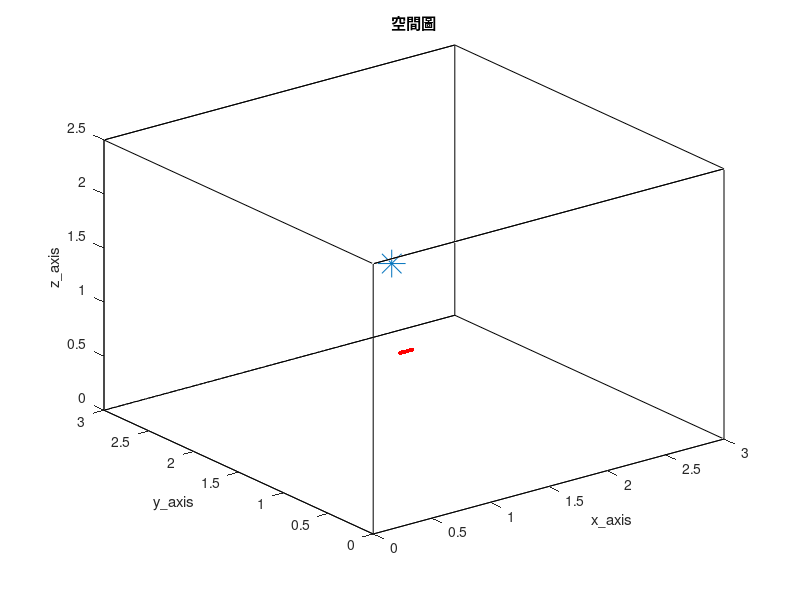

This chart was generated by the following MATLAB code: (Note: this script raises an error after producing the figure.)
clc; clear;
close all;

% 加入資料夾 %
addpath('wpe_v1.33')

tic

%% RIR parameter %%
SorNum = 1;                                              % source number
%%%%%%%%%%%%%%%%%%%%%%%%%%%%%%%%%%%%%%%%%%%%%%%%%%%%%%%%%%%%%%%%%%%%%%%%%%%%%%%%%%%%%%%%%%%%%%%%%%
MicNum = 6;                                             % number of microphone
%%%%%%%%%%%%%%%%%%%%%%%%%%%%%%%%%%%%%%%%%%%%%%%%%%%%%%%%%%%%%%%%%%%%%%%%%%%%%%%%%%%%%%%%%%%%%%%%%%
c = 343;                                                 % Sound velocity (m/s)
fs = 16000;                                              % Sample frequency (samples/s)
Ts = 1/fs;                                               % Sample period (s)

% ULA %
MicStart = [1, 1, 1];
%%%%%%%%%%%%%%%%%%%%%%%%%%%%%%%%%%%%%%%%%%%%%%%%%%%%%%%%%%%%%%%%%%%%%%%%%%%%%%%%%%%%%%%%%%%%%%%%%%
spacing = 0.02;
%%%%%%%%%%%%%%%%%%%%%%%%%%%%%%%%%%%%%%%%%%%%%%%%%%%%%%%%%%%%%%%%%%%%%%%%%%%%%%%%%%%%%%%%%%%%%%%%%%
MicPos = zeros(MicNum, 3);
for i = 1:MicNum
    MicPos(i, :) = [MicStart(1, 1)+(i-1)*spacing, MicStart(1, 2), MicStart(1, 3)];
end

SorPos = [2, 2.4, 1];                                % source position (m)
room_dim = [3, 3, 2.5];                              % Room dimensions [x y z] (m)
%%%%%%%%%%%%%%%%%%%%%%%%%%%%%%%%%%%%%%%%%%%%%%%%%%%%%%%%%%%%%%%%%%%%%%%%%%%%%%%%%%%%%%%%%%%%%%%%%%
reverberation_time = 0.1;                               % Reverberation time (s)
points_rir = 1024;                                        % Number of rir points (需比 reverberation time 還長)
look_mic = 1;
%%%%%%%%%%%%%%%%%%%%%%%%%%%%%%%%%%%%%%%%%%%%%%%%%%%%%%%%%%%%%%%%%%%%%%%%%%%%%%%%%%%%%%%%%%%%%%%%%%
mtype = 'omnidirectional';                               % Type of microphone
order = -1;                                              % -1 equals maximum reflection order!
dim = 3;                                                 % Room dimension
orientation = 0;                                         % Microphone orientation (rad)
hp_filter = 1;                                           % Disable high-pass filter

% 畫空間圖 %
figure(1);
plot3( [0 room_dim(1, 1) room_dim(1, 1) 0 0 0 room_dim(1, 1) room_dim(1, 1) 0 0 room_dim(1, 1) room_dim(1, 1) 0 0 room_dim(1, 1) room_dim(1, 1)], ...
       [0 0 room_dim(1, 2) room_dim(1, 2) 0 0 0 room_dim(1, 2) room_dim(1, 2) room_dim(1, 2) room_dim(1, 2) room_dim(1, 2) room_dim(1, 2) 0 0 0], ...
       [0 0 0 0 0 room_dim(1, 3) room_dim(1, 3) room_dim(1, 3) room_dim(1, 3) 0 0 room_dim(1, 3) room_dim(1, 3) room_dim(1, 3) room_dim(1, 3) 0] , 'k')
hold on
plot3(MicPos(:, 1), MicPos(:, 2), MicPos(:, 3), 'r.', 'MarkerSize', 10)
hold on
plot3(SorPos(:, 1), SorPos(:, 2), SorPos(:, 3), '*', 'MarkerSize', 20)
hold off
xlabel('x\_axis')
ylabel('y\_axis')
zlabel('z\_axis')
title('空間圖')
shg

%% load ground-truth RIR (h) %%
% 產生 RIR 和存.mat 檔 %
h = rir_generator(c, fs, MicPos, SorPos, room_dim, reverberation_time, points_rir, mtype, order, dim, orientation, hp_filter);
rir_filename_str = ['h\h_', string(reverberation_time), 'x', string(MicNum), 'x', string(points_rir), '.mat'];
rir_filemane = join(rir_filename_str, '');
save(rir_filemane, 'h')

% load RIR 的 .mat 檔 %
rir_filename_str = ['h\h_', string(reverberation_time), 'x', string(MicNum), 'x', string(points_rir), '.mat'];
rir_filemane = join(rir_filename_str, '');
load(rir_filemane)

h_yaxis_upperlimit = max(h(look_mic, :)) + 0.01;
h_yaxis_underlimit = min(h(look_mic, :)) - 0.01;
% 畫 ground-truth RIR time plot %
figure(2)
plot(h(look_mic, :), 'r');
xlim([1 points_rir])
ylim([h_yaxis_underlimit h_yaxis_upperlimit])
title('h')
xlabel('points')
ylabel('amplitude')
shg

%% window parameters %%
%%%%%%%%%%%%%%%%%%%%%%%%%%%%%%%%%%%%%%%%%%%%%%%%%%%%%%%%%%%%%%%%%%%%%%%%%%%%%%%%%%%%%%%%%%%%%%%%%%
NFFT = 256;
hopsize = 64;
%%%%%%%%%%%%%%%%%%%%%%%%%%%%%%%%%%%%%%%%%%%%%%%%%%%%%%%%%%%%%%%%%%%%%%%%%%%%%%%%%%%%%%%%%%%%%%%%%%

win = hamming(NFFT);
osfac = round(NFFT/hopsize);

frequency = NFFT/2 + 1;
L = length(hopsize:hopsize:points_rir+2*NFFT-2);

%% 讀音檔 (source) %%
Second = 23;
SorLen =  Second*fs;

% load source %
% [source_transpose, fs] = audioread('245.wav', [1, SorLen]);
% source = source_transpose.';

source = wgn(1, SorLen, 0);

%% RIR mix source 先在時域上 convolution 再做 stft (y_delay y_nodelay Y_delay) %%
% convolution source and RIR %
as = zeros(MicNum, points_rir+SorLen-1);
for i = 1 : MicNum
    as(i, :) = conv(h(i, :), source);
end

extra_delay_y = (ceil(NFFT/hopsize) - 1)*hopsize;    % put delay for equilization between time convolution and CTF 
y_delay = zeros(MicNum, SorLen);
y_delay(:, extra_delay_y+1:end) = as(:, 1:SorLen-extra_delay_y);
y_nodelay = as(:, 1:SorLen);

% y 轉頻域 %
y_delay_transpose = y_delay.';
[Y_delay, ~, ~] = stft(y_delay_transpose, fs, Window=win, OverlapLength=NFFT-hopsize, FFTLength=NFFT, FrequencyRange='onesided');
NumOfFrame = size(Y_delay, 2);

%% load y_wpe %%
% do wpe %
y_wpe = wpe(y_nodelay.', 'wpe_parameter.m');
y_wpe = y_wpe.';

% 存 wpe mat %
y_wpe_filename_str = ['y\y_wpe_', string(reverberation_time), '.mat'];
y_wpe_filename = join(y_wpe_filename_str, '');
save(y_wpe_filename, 'y_wpe')

% load y_wpe %
y_wpe_filename_str = ['y\y_wpe_', string(reverberation_time), '.mat'];
y_wpe_filename = join(y_wpe_filename_str, '');
load(y_wpe_filename);

%% DAS beamformer %%
% 算 mic 與 source 之距離 %
distance = zeros(MicNum, SorNum);
for i = 1 : MicNum
    distance(i, :) =  sqrt(sum((SorPos - MicPos(i, :)).^2));
end

% 算 a %
a = zeros(MicNum, SorNum, frequency);
freqs_vector = linspace(0, fs/2, frequency);
for n = 1:frequency
    omega = 2*pi*freqs_vector(n);
    a(:, :, n) = exp(-1j*omega/c*distance)./distance;
end

% 算 DAS weight %
w = a/MicNum;

% 算 Y_DAS %
y_wpe_transpose = y_wpe.';
[Y_wpe, ~, ~] = stft(y_wpe_transpose, fs, Window=win, OverlapLength=NFFT-hopsize, FFTLength=NFFT, FrequencyRange='onesided');

Y_DAS = zeros(frequency, NumOfFrame);
for FrameNo= 1:NumOfFrame
    for n = 1: frequency
         Y_DAS(n, FrameNo) = w(:, :, n)'*squeeze(Y_wpe(n, FrameNo, :));
    end  

end

%%  Wiener filter %%
start_ini_frame = L;
ini_frame = NumOfFrame;

% compute Rss %
forfac_ini_Rss = 0.999;
Rss = zeros(L, L, frequency);
for FrameNo= start_ini_frame:ini_frame
    S_choose = Y_DAS(:, FrameNo+1-L:FrameNo).';
    for n = 1: frequency
         Rss(:,:,n) = forfac_ini_Rss*Rss(:,:,n) + (1-forfac_ini_Rss)*flip(S_choose(:,n)) * flip(S_choose(:,n))';
    end  

end

% compute Rsy %
forfac_ini_Rsy = 0.999;
Rsy = zeros(L, MicNum, frequency);
for FrameNo= start_ini_frame:ini_frame
    S_choose = Y_DAS(:, FrameNo+1-L:FrameNo).';
    Y_choose = squeeze(Y_delay(:, FrameNo, :)).';
    for n = 1: frequency
         Rsy(:,:,n) = forfac_ini_Rsy*Rsy(:,:,n) + (1-forfac_ini_Rsy)*flip(S_choose(:,n)) * Y_choose(:,n)';
    end 

end

% Wiener solution %
A = zeros(MicNum, L, frequency);
dia_load_ini = 10^(-7);
for n = 1:frequency
    A(:,:,n) = Rsy(:,:,n)'/(Rss(:,:,n) + dia_load_ini.*eye(L));
end

% A 轉回時域 %
A_forplot = zeros(frequency, L, MicNum);
for i = 1 : MicNum
    A_forplot(:, :, i) = squeeze(A(i, :, :)).';
end

A_tdomain = reconstruct_RIR_normalwindow(points_rir, NFFT, hopsize, L, win, fs, frequency, MicNum, A_forplot);    % dimension = MicNum x (points_rir+(osfac-1)*hopsize)
A_tdomain = A_tdomain(:, hopsize*(osfac-1)+1:end);
ratio_A_tdomain = zeros(MicNum, 1);
for i = 1:MicNum
    ratio_A_tdomain(i, :) = max(abs(h(i, :)))/max(abs(A_tdomain(i, :)));
end

A_tdomain = A_tdomain.*ratio_A_tdomain;

%  算 NRMSPM %
h_NRMSPM = reshape(h.', [MicNum*points_rir 1]);
aa_NRMSPM = reshape(A_tdomain.', [MicNum*points_rir 1]);
NRMSPM_Wiener = 20*log10(norm(h_NRMSPM-h_NRMSPM.'*aa_NRMSPM/(aa_NRMSPM.'*aa_NRMSPM)*aa_NRMSPM)/norm(h_NRMSPM));

% estimated RIR and absolute error plot %
h_yaxis_upperlimit = max(h(look_mic, :)) + 0.01;
h_yaxis_underlimit = min(h(look_mic, :)) - 0.01;
ATF = fft(h, points_rir, 2);
ATF_estimated = fft(A_tdomain, points_rir, 2);

figure(3)
subplot(2, 1, 1);
plot(h(look_mic, :), 'r');
hold on
plot(A_tdomain(look_mic, :), 'b');
hold off
ylim([h_yaxis_underlimit h_yaxis_upperlimit])
xlim([1 points_rir])
legend('ground-truth RIR', 'estimated RIR')
xlabel('time samples')
ylabel('RIR')

subplot(2, 1, 2);
plot(linspace(0, fs/2, points_rir/2+1), abs(ATF(look_mic, 1:points_rir/2+1) - ATF_estimated(look_mic, 1:points_rir/2+1)));
ylim([0 2])
xlabel('frequency (Hz)')
ylabel('absolute error')
shg

% save A and fig %
algorithm = 'Wiener';
A_filename_str = ['A\A_', string(reverberation_time), 'x', algorithm, '.mat'];
A_filename = join(A_filename_str, '');
save(A_filename, 'A')

fig_filename_str = ['fig\fig_', string(reverberation_time), 'x', algorithm, '.fig'];
fig_filename = join(fig_filename_str, '');
savefig(fig_filename)

% MINT %
g_len = floor(points_rir/100)/4*300;
weight_len = floor(g_len/4);
dia_load_MINT = 10^(-7);
source_MINT_Wiener = MINT(A_tdomain, y_nodelay, g_len, weight_len, dia_load_MINT);

%% RLS %%
start_ini_frame = L;
ini_frame = NumOfFrame;

% vector error RLS %
A = zeros(MicNum, L, frequency);
error = zeros(MicNum, (ini_frame-start_ini_frame+1), frequency);
lambda = 0.99;
for n = 1: frequency
    weight = zeros(L, MicNum);
    P = (1e-2)^-1*eye(L);
    for FrameNo = start_ini_frame:ini_frame
        Y_DAS_choose = flip(Y_DAS(n, FrameNo-L+1:FrameNo).');
        Y_delay_choose = squeeze(Y_delay(n, FrameNo, :));
        error(:, FrameNo-start_ini_frame+1, n) = Y_delay_choose' - Y_DAS_choose'*weight;
        k_RLS = lambda^-1*P*Y_DAS_choose/(1 + lambda^-1*Y_DAS_choose'*P*Y_DAS_choose);
        weight = weight + k_RLS*error(:, FrameNo-start_ini_frame+1, n).';
        P = lambda^-1*P - lambda^-1*k_RLS*Y_DAS_choose'*P;
    end

    A(:, :, n) = weight';
end

% A 轉回時域 %
A_forplot = zeros(frequency, L, MicNum);
for i = 1 : MicNum
    A_forplot(:, :, i) = squeeze(A(i, :, :)).';
end

A_tdomain = reconstruct_RIR_normalwindow(points_rir, NFFT, hopsize, L, win, fs, frequency, MicNum, A_forplot);    % dimension = MicNum x (points_rir+(osfac-1)*hopsize)
A_tdomain = A_tdomain(:, hopsize*(osfac-1)+1:end);
ratio_A_tdomain = zeros(MicNum, 1);
for i = 1:MicNum
    ratio_A_tdomain(i, :) = max(abs(h(i, :)))/max(abs(A_tdomain(i, :)));
end

A_tdomain = A_tdomain.*ratio_A_tdomain;

%  算 NRMSPM %
h_NRMSPM = reshape(h.', [MicNum*points_rir 1]);
aa_NRMSPM = reshape(A_tdomain.', [MicNum*points_rir 1]);
NRMSPM_RLS = 20*log10(norm(h_NRMSPM-h_NRMSPM.'*aa_NRMSPM/(aa_NRMSPM.'*aa_NRMSPM)*aa_NRMSPM)/norm(h_NRMSPM));

% estimated RIR and absolute error plot %
h_yaxis_upperlimit = max(h(look_mic, :)) + 0.01;
h_yaxis_underlimit = min(h(look_mic, :)) - 0.01;
ATF = fft(h, points_rir, 2);
ATF_estimated = fft(A_tdomain, points_rir, 2);

figure(4)
subplot(2, 1, 1);
plot(h(look_mic, :), 'r');
hold on
plot(A_tdomain(look_mic, :), 'b');
hold off
ylim([h_yaxis_underlimit h_yaxis_upperlimit])
xlim([1 points_rir])
legend('ground-truth RIR', 'estimated RIR')
xlabel('time samples')
ylabel('RIR')

subplot(2, 1, 2);
plot(linspace(0, fs/2, points_rir/2+1), abs(ATF(look_mic, 1:points_rir/2+1) - ATF_estimated(look_mic, 1:points_rir/2+1)));
ylim([0 2])
xlabel('frequency (Hz)')
ylabel('absolute error')
shg

% save A %
algorithm = 'RLS';
A_filename_str = ['A\A_', string(reverberation_time), 'x', algorithm, '.mat'];
A_filename = join(A_filename_str, '');
save(A_filename, 'A')

fig_filename_str = ['fig\fig_', string(reverberation_time), 'x', algorithm, '.fig'];
fig_filename = join(fig_filename_str, '');
savefig(fig_filename)

% MINT %
g_len = floor(points_rir/100)/4*300;
weight_len = floor(g_len/4);
dia_load_MINT = 10^(-7);
source_MINT_RLS = MINT(A_tdomain, y_nodelay, g_len, weight_len, dia_load_MINT);

%% Kalman filter %%
start_ini_frame = L;
ini_frame = NumOfFrame;

% Kalman filter %
A = zeros(MicNum, L, frequency);
parfor i = 1:MicNum
    for n =1:frequency
        weight = zeros(L, 1);
        P = 0.5*eye(L);    % error covariance matrix %
        K = zeros(L, 1);    % Kalman gain %
        R = 10^(-3);    % measurement noise covariance matrix %
        for FrameNo = start_ini_frame:ini_frame
            % no time update only have measurement update %
            K = P*flip(Y_DAS(n, FrameNo-L+1:FrameNo).')*inv(conj(flip(Y_DAS(n, FrameNo-L+1:FrameNo)))*P*flip(Y_DAS(n, FrameNo-L+1:FrameNo).') + R);
            weight = weight + K*(conj(Y_delay(n, FrameNo, i)) - conj(flip(Y_DAS(n, FrameNo-L+1:FrameNo)))*weight);
            P = P - K*conj(flip(Y_DAS(n, FrameNo-L+1:FrameNo)))*P;
        end
    
        A(i, :, n) = weight';
    end

end

% A 轉回時域 %
A_forplot = zeros(frequency, L, MicNum);
for i = 1 : MicNum
    A_forplot(:, :, i) = squeeze(A(i, :, :)).';
end

A_tdomain = reconstruct_RIR_normalwindow(points_rir, NFFT, hopsize, L, win, fs, frequency, MicNum, A_forplot);    % dimension = MicNum x (points_rir+(osfac-1)*hopsize)
A_tdomain = A_tdomain(:, hopsize*(osfac-1)+1:end);
ratio_A_tdomain = zeros(MicNum, 1);
for i = 1:MicNum
    ratio_A_tdomain(i, :) = max(abs(h(i, :)))/max(abs(A_tdomain(i, :)));
end

A_tdomain = A_tdomain.*ratio_A_tdomain;

%  算 NRMSPM %
h_NRMSPM = reshape(h.', [MicNum*points_rir 1]);
aa_NRMSPM = reshape(A_tdomain.', [MicNum*points_rir 1]);
NRMSPM_Kalman = 20*log10(norm(h_NRMSPM-h_NRMSPM.'*aa_NRMSPM/(aa_NRMSPM.'*aa_NRMSPM)*aa_NRMSPM)/norm(h_NRMSPM));

% estimated RIR and absolute error plot %
h_yaxis_upperlimit = max(h(look_mic, :)) + 0.01;
h_yaxis_underlimit = min(h(look_mic, :)) - 0.01;
ATF = fft(h, points_rir, 2);
ATF_estimated = fft(A_tdomain, points_rir, 2);

figure(5)
subplot(2, 1, 1);
plot(h(look_mic, :), 'r');
hold on
plot(A_tdomain(look_mic, :), 'b');
hold off
ylim([h_yaxis_underlimit h_yaxis_upperlimit])
xlim([1 points_rir])
legend('ground-truth RIR', 'estimated RIR')
xlabel('time samples')
ylabel('RIR')

subplot(2, 1, 2);
plot(linspace(0, fs/2, points_rir/2+1), abs(ATF(look_mic, 1:points_rir/2+1) - ATF_estimated(look_mic, 1:points_rir/2+1)));
ylim([0 2])
xlabel('frequency (Hz)')
ylabel('absolute error')
shg

% save A %
algorithm = 'Kalman';
A_filename_str = ['A\A_', string(reverberation_time), 'x', algorithm, '.mat'];
A_filename = join(A_filename_str, '');
save(A_filename, 'A')

fig_filename_str = ['fig\fig_', string(reverberation_time), 'x', algorithm, '.fig'];
fig_filename = join(fig_filename_str, '');
savefig(fig_filename)

% MINT %
g_len = floor(points_rir/100)/4*300;
weight_len = floor(g_len/4);
dia_load_MINT = 10^(-7);
source_MINT_Kalman = MINT(A_tdomain, y_nodelay, g_len, weight_len, dia_load_MINT);

%% save .wav 檔 %%
point_start_save = 18*fs;
source_max  = max(abs(source(1, point_start_save:end)));
source_MINT_Wiener_max  = max(abs(source_MINT_Wiener(1, point_start_save:end)));
source_MINT_RLS_max  = max(abs(source_MINT_RLS(1, point_start_save:end)));
source_MINT_Kalman_max  = max(abs(source_MINT_Kalman(1, point_start_save:end)));

audiowrite('wav\source.wav', source(1, point_start_save:end)/source_max, fs)

ratio_y_nodelay = 0.8 / max(abs(y_nodelay(look_mic, point_start_save:end))) ;
y_filemane_str = ['wav\y_nodelay_partial_', string(reverberation_time), '.wav'];
y_filemane = join(y_filemane_str, '');
audiowrite(y_filemane, y_nodelay(look_mic, point_start_save:end)*ratio_y_nodelay, fs)

ratio_y_wpe = 0.8 / max(abs(y_wpe(look_mic, point_start_save:end))) ;
y_filemane_str = ['wav\y_wpe_partial_', string(reverberation_time), '.wav'];
y_filemane = join(y_filemane_str, '');
audiowrite(y_filemane, y_wpe(look_mic, point_start_save:end)*ratio_y_wpe, fs)

source_MINT_filemane_str = ['wav\source_predict_partial_Wiener_MINT_', string(reverberation_time), '.wav'];
source_MINT_filemane = join(source_MINT_filemane_str, '');
audiowrite(source_MINT_filemane, source_MINT_Wiener(1, point_start_save:end)/source_MINT_Wiener_max, fs)

source_MINT_filemane_str = ['wav\source_predict_partial_RLS_MINT_', string(reverberation_time), '.wav'];
source_MINT_filemane = join(source_MINT_filemane_str, '');
audiowrite(source_MINT_filemane, source_MINT_RLS(1, point_start_save:end)/source_MINT_RLS_max, fs)

source_MINT_filemane_str = ['wav\source_predict_partial_Kalman_MINT_', string(reverberation_time), '.wav'];
source_MINT_filemane = join(source_MINT_filemane_str, '');
audiowrite(source_MINT_filemane, source_MINT_Kalman(1, point_start_save:end)/source_MINT_Kalman_max, fs)

fprintf('done\n')

toc
